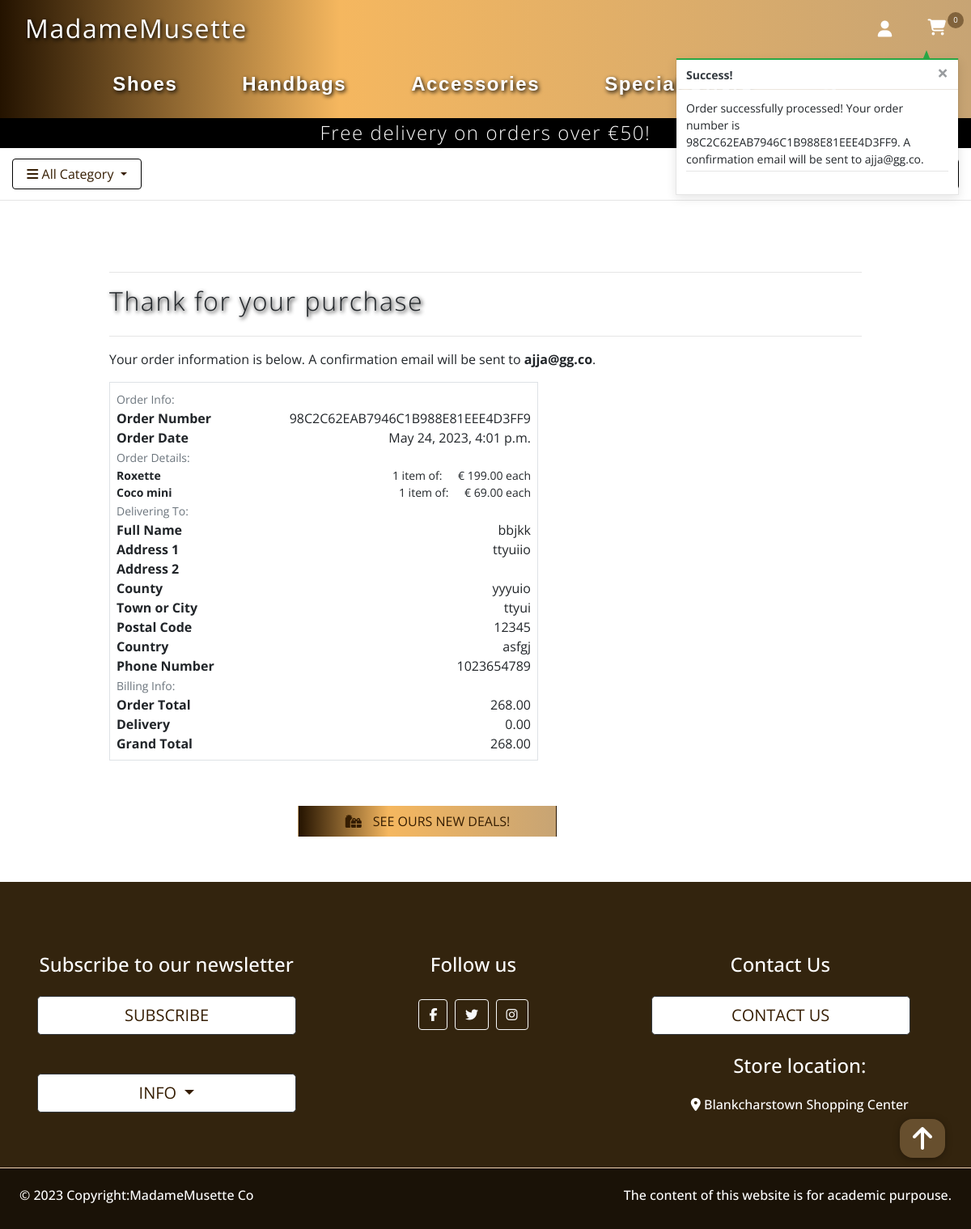
The page /orders/order_complete/98C2C62EAB7946C1B988E81EEE4D3FF9 (signed in) on the database its author committed.
### orders/models.py (models this page shows, shortened)
class Order(models.Model):
    STATUS = (
        ('New', 'New'),
        ('Accepted', 'Accepted'),
        ('Completed', 'Completed'),
        ('Cancelled', 'Cancelled'),
    )
    order_number = models.CharField(max_length=32, null=False, editable=False)
    full_name = models.CharField(max_length=50, null=False, blank=False)
    email = models.EmailField(max_length=254, null=False, blank=False)
    phone_number = models.CharField(max_length=20, null=False, blank=False)
    country = models.CharField(max_length=40, null=False, blank=False)
    postcode = models.CharField(max_length=20, null=True, blank=True)
    town_or_city = models.CharField(max_length=40, null=False, blank=False)
    address_line_1 = models.CharField(max_length=80, null=False, blank=False)
    address_line_2 = models.CharField(max_length=80, null=True, blank=True)
    county = models.CharField(max_length=80, null=True, blank=True)
    date = models.DateTimeField(auto_now_add=True)
    status = models.CharField(max_length=10, choices=STATUS, default='New')
    delivery_cost = models.DecimalField(max_digits=6, decimal_places=2,
                                        null=False, default=0)
    order_total = models.DecimalField(max_digits=10, decimal_places=2,
                                      null=False, default=0)
    grand_total = models.DecimalField(max_digits=10, decimal_places=2,
                                      null=False, default=0)

class OrderProduct(models.Model):
    order = models.ForeignKey(Order, null=False, blank=False,
                              on_delete=models.CASCADE,
                              related_name='orderitems')
    product = models.ForeignKey(Product, null=False, blank=False,
                                on_delete=models.CASCADE)
    product_size = models.CharField(max_length=2, null=True, blank=True)
    customised = models.ManyToManyField(Customise, blank=True)
    quantity = models.IntegerField(null=False, blank=False, default=0)
    orderitem_total = models.DecimalField(max_digits=6, decimal_places=2,
                                          null=False, blank=False,
                                          editable=False)

### products/models.py (models this page shows, shortened)
class Product(models.Model):
    category = models.ForeignKey('Category', null=True, blank=True,
                                 on_delete=models.SET_NULL)
    name = models.CharField(max_length=254)
    description = RichTextField()
    price = models.DecimalField(max_digits=6, decimal_places=2)
    rating = models.DecimalField(max_digits=6, decimal_places=2, null=True,
                                 blank=True)
    image = models.ImageField(null=True, blank=True)
    has_sizes = models.BooleanField(default=False, null=True, blank=True)
    in_stock = models.BooleanField(default=True)
    is_customised = models.BooleanField(default=False)
    designer_id = models.ForeignKey(Designer, on_delete=models.PROTECT,
                                    blank=True, null=True)
    created_date = models.DateTimeField(auto_now_add=True)
    updated_date = models.DateTimeField(auto_now=True)

### orders/views.py (the view)
# urls.py: path('order_complete/<order_number>', views.order_complete, name='order_complete'),
def order_complete(request, order_number):
    save_info = request.session.get('save_info')
    order = get_object_or_404(Order, order_number=order_number)
    messages.success(request, f'Order successfully processed! \
        Your order number is {order_number}. A confirmation \
        email will be sent to {order.email}.')
    if 'cart' in request.session:
        del request.session['cart']
    template = 'orders/order_complete.html'
    context = {
        'order': order,
    }
    return render(request, template, context)

### cart/context_processors.py (called while the page is built, shortened)
def cart_contents(request):
    cart_items = []
    total = 0
    product_count = 0
    cart = request.session.get('cart', {})
    if total < settings.FREE_DELIVERY_THRESHOLD:
        delivery = total * Decimal(settings.STANDARD_DELIVERY_PERCENTAGE / 100)
        free_delivery_delta = settings.FREE_DELIVERY_THRESHOLD - total
    else:
        delivery = 0
        free_delivery_delta = 0
    grand_total = delivery + total
    context = {
        'cart_items': cart_items,
        'total': total,
        'product_count': product_count,
        'delivery': delivery,
        'free_delivery_delta': free_delivery_delta,
        'free_delivery_threshold': settings.FREE_DELIVERY_THRESHOLD,
        'grand_total': grand_total,
    }
    return context

### home/context_processors.py (called while the page is built)
def contact_form(request):
    c_form = ContactForm()
    context = {
        'c_form': c_form,
    }
    return context

### products/context_processors.py (called while the page is built)
def categories_sort(request):
    list = Category.objects.all()
    return dict(list=list)

### orders/templates/orders/order_complete.html (shortened to what this page needs)
{% extends "base_shop.html" %}
{% load static %}
{% block extra_css %}
<link rel="stylesheet" href="{% static 'css/order.css' %}">
{% endblock %}
{% block content %}
<div class="container order_container">
    <div class="row">
        <div class="col">
            <hr>
            <h2 class="logo-font mb-4">Thank for your purchase</h2>
            <hr>
            <p class="text-black">Your order information is below. A confirmation email will be sent to
                <strong>{{ order.email }}</strong>.</p>
        </div>
    </div>
    <div class="row">
        <div class="col-12 col-lg-7">
            <div class="order-confirmation-wrapper p-2 border">
                <div class="row">
                    <div class="col">
                        <small class="text-muted">Order Info:</small>
                    </div>
                </div>
                <div class="row">
                    <div class="col-12 col-md-4">
                        <p class="mb-0 text-black font-weight-bold">Order Number</p>
                    </div>
                    <div class="col-12 col-md-8 text-md-right">
                        <p class="mb-0">{{ order.order_number }}</p>
                    </div>
                </div>
                <div class="row">
                    <div class="col-12 col-md-4">
                        <p class="mb-0 text-black font-weight-bold">Order Date</p>
                    </div>
                    <div class="col-12 col-md-8 text-md-right">
                        <p class="mb-0">{{ order.date }}</p>
                    </div>
                </div>
                <div class="row">
                    <div class="col">
                        <small class="text-muted">Order Details:</small>
                    </div>
                </div>
                {% for item in order.orderitems.all %}
                <div class="row">
                    <div class="col-12 col-md-4">
                        <p class="small mb-0 text-black font-weight-bold">
                            {{ item.product.name }}
                        </p>
                    </div>
                    <div class="col-12 col-md-8 text-md-right">
                        <p class="small mb-0">{{ item.quantity }} item  <span class="mr-3"> of: </span> € {{ item.product.price }} each</p>
                    </div>
                </div>
                {% endfor %}
                <div class="row">
                    <div class="col">
                        <small class="text-muted">Delivering To:</small>
                    </div>
                </div>
                <div class="row">
                    <div class="col-12 col-md-4">
                        <p class="mb-0 text-black font-weight-bold">Full Name</p>
                    </div>
                    <div class="col-12 col-md-8 text-md-right">
                        <p class="mb-0">{{ order.full_name }}</p>
                    </div>
                </div>
                <div class="row">
                    <div class="col-12 col-md-4">
                        <p class="mb-0 text-black font-weight-bold">Address 1</p>
                    </div>
                    <div class="col-12 col-md-8 text-md-right">
                        <p class="mb-0">{{ order.address_line_1 }}</p>
                    </div>
                </div>
                {% if order.address_line_2 %}
                <div class="row">
                    <div class="col-12 col-md-4">
                        <p class="mb-0 text-black font-weight-bold">Address 2</p>
                    </div>
                    <div class="col-12 col-md-8 text-md-right">
                    </div>
                </div>
                {% endif %}
                {% if order.county %}
                <div class="row">
                    <div class="col-12 col-md-4">
                        <p class="mb-0 text-black font-weight-bold">County</p>
                    </div>
                    <div class="col-12 col-md-8 text-md-right">
                        <p class="mb-0">{{ order.county }}</p>
                    </div>
                </div>
                {% endif %}
                <div class="row">
                    <div class="col-12 col-md-4">
                        <p class="mb-0 text-black font-weight-bold">Town or City</p>
                    </div>
                    <div class="col-12 col-md-8 text-md-right">
                        <p class="mb-0">{{ order.town_or_city }}</p>
                    </div>
                </div>
                {% if order.postcode %}
                <div class="row">
                    <div class="col-12 col-md-4">
                        <p class="mb-0 text-black font-weight-bold">Postal Code</p>
                    </div>
                    <div class="col-12 col-md-8 text-md-right">
                        <p class="mb-0">{{ order.postcode }}</p>
                    </div>
                </div>
                {% endif %}
                <div class="row">
                    <div class="col-12 col-md-4">
                        <p class="mb-0 text-black font-weight-bold">Country</p>
                    </div>
                    <div class="col-12 col-md-8 text-md-right">
                        <p class="mb-0">{{ order.country }}</p>
                    </div>
                </div>
                <div class="row">
                    <div class="col-12 col-md-4">
                        <p class="mb-0 text-black font-weight-bold">Phone Number</p>
                    </div>
                    <div class="col-12 col-md-8 text-md-right">
                        <p class="mb-0">{{ order.phone_number }}</p>
                    </div>
                </div>
                <div class="row">
                    <div class="col">
                        <small class="text-muted">Billing Info:</small>
                    </div>
                </div>
                <div class="row">
                    <div class="col-12 col-md-4">
                        <p class="mb-0 text-black font-weight-bold">Order Total</p>
                    </div>
                    <div class="col-12 col-md-8 text-md-right">
                        <p class="mb-0">{{ order.order_total }}</p>
                    </div>
                </div>
                <div class="row">
                    <div class="col-12 col-md-4">
                        <p class="mb-0 text-black font-weight-bold">Delivery</p>
                    </div>
                    <div class="col-12 col-md-8 text-md-right">
                        <p class="mb-0">{{ order.delivery_cost }}</p>
                    </div>
                </div>
                <div class="row">
                    <div class="col-12 col-md-4">
                        <p class="mb-0 text-black font-weight-bold">Grand Total</p>
                    </div>
                    <div class="col-12 col-md-8 text-md-right">
                        <p class="mb-0">{{ order.grand_total }}</p>
                    </div>
                </div>
            </div>
        </div>
    </div>
</div>
<div class="row mt-5 mb-5">
    <div class="col-12 col-lg-7 text-right">
        <a href="{% url 'products' %}?category=sales,new_arrivals" class="btn discover-btn checkout-btn rounded-0 my-2">
            <span class="icon mr-2">
                <i class="fas fa-gifts"></i>
            </span>
            <span class="text-uppercase">See ours new deals!</span>
        </a>
    </div>
</div>
{% endblock %}

### static/css/base.css (style rules this page uses)
html, body { font-family: 'Open Sans', sans-serif; }
.btn.discover-btn { width: 20rem; color:rgb(53, 29, 2)!important; background-color: #fff; text-transform: uppercase; }
.discover-btn:hover, .discover-btn:active, .discover-btn:focus, .modal-close-btn:hover, .modal-close-btn:active, .modal-close-btn:focus, .checkout-btn { background: rgb(36,19,0); background: -moz-linear-gradient(90deg, rgba(36,19,0,1) 0%, rgba(245,183,95,1) 35%, rgba(199,164,116,1) 100%); background: -webkit-linear-gradient(90deg, rgba(36,19,0,1) 0%, rgba(245,183,95,1) 35%, rgba(199,164,116,1) 100%); background: linear-gradient(90deg, rgba(36,19,0,1) 0%, rgba(245,183,95,1) 35%, rgba(199,164,116,1) 100%); filter: progid:DXImageTransform.Microsoft.gradient(startColorstr="#241300",endColorstr="#c7a474",GradientType=1); color:#fff; transition: 0.7s; }
.icon { align-items: center; display: inline-flex; justify-content: center; height: 1.5rem; width: 1.5rem; }
.logo-font { text-shadow: .1rem .1rem .3rem rgba(0, 0, 0, 1); font-weight: 300; letter-spacing: .1rem; }
.order_container { margin-top: 20rem; }
@media (min-width: 1200px) { .container { max-width: 80%; } }

### rows shown on the page
Order: email "ajja@gg.co", order_number "98C2C62EAB7946C1B988E81EEE4D3FF9", date "May 24, 2023, 4:01 p.m.", full_name "bbjkk", address_line_1 "ttyuiio", county "yyyuio", town_or_city "ttyui", postcode "12345", country "asfgj", phone_number "1023654789", order_total "268.00", delivery_cost "0.00", grand_total "268.00"
OrderProduct: product.name "Roxette", quantity "1", product.price "199.00"
OrderProduct: product.name "Coco mini", quantity "1", product.price "69.00"

### other values the page prints
{{ product_count }} "0"
{{ free_delivery_threshold }} "50"
{{ message }} "Order successfully processed! Your order number is 98C2C62EAB7946C1B988E81EEE4D3FF9. A confirmation email will be sent to ajja@gg.co."
